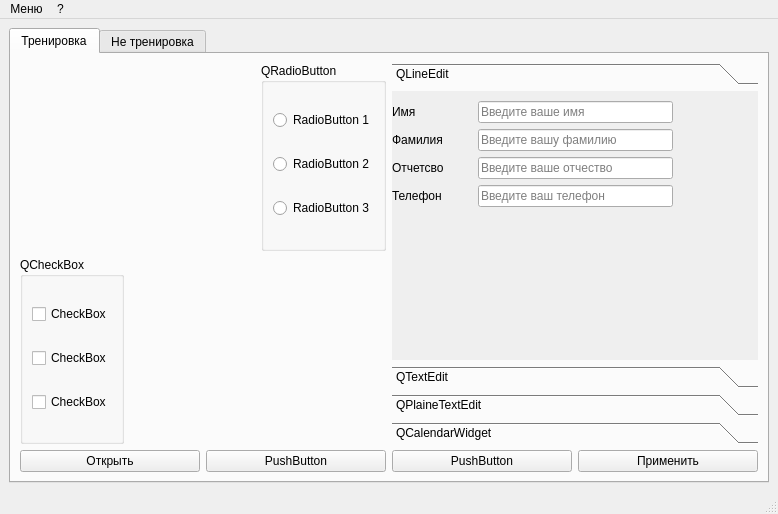
<?xml version="1.0" encoding="UTF-8"?>
<ui version="4.0">
 <class>MainWindow</class>
 <widget class="QMainWindow" name="MainWindow">
  <property name="geometry">
   <rect>
    <x>0</x>
    <y>0</y>
    <width>778</width>
    <height>514</height>
   </rect>
  </property>
  <property name="windowTitle">
   <string>MainWindow</string>
  </property>
  <widget class="QWidget" name="centralwidget">
   <layout class="QVBoxLayout" name="verticalLayout_7">
    <item>
     <widget class="QTabWidget" name="tabWidget">
      <property name="currentIndex">
       <number>0</number>
      </property>
      <widget class="QWidget" name="tab">
       <attribute name="title">
        <string>Тренировка</string>
       </attribute>
       <layout class="QVBoxLayout" name="verticalLayout_6">
        <item>
         <layout class="QVBoxLayout" name="verticalLayout_5">
          <item>
           <layout class="QHBoxLayout" name="horizontalLayout_8">
            <item>
             <layout class="QVBoxLayout" name="verticalLayout_4">
              <item>
               <layout class="QHBoxLayout" name="horizontalLayout">
                <item>
                 <spacer name="horizontalSpacer">
                  <property name="orientation">
                   <enum>Qt::Horizontal</enum>
                  </property>
                  <property name="sizeHint" stdset="0">
                   <size>
                    <width>78</width>
                    <height>20</height>
                   </size>
                  </property>
                 </spacer>
                </item>
                <item>
                 <widget class="QGroupBox" name="groupBox">
                  <property name="title">
                   <string>QRadioButton</string>
                  </property>
                  <layout class="QVBoxLayout" name="verticalLayout">
                   <item>
                    <widget class="QRadioButton" name="radioButton">
                     <property name="text">
                      <string>RadioButton 1</string>
                     </property>
                    </widget>
                   </item>
                   <item>
                    <widget class="QRadioButton" name="radioButton_2">
                     <property name="text">
                      <string>RadioButton 2</string>
                     </property>
                    </widget>
                   </item>
                   <item>
                    <widget class="QRadioButton" name="radioButton_3">
                     <property name="text">
                      <string>RadioButton 3</string>
                     </property>
                    </widget>
                   </item>
                  </layout>
                 </widget>
                </item>
               </layout>
              </item>
              <item>
               <layout class="QHBoxLayout" name="horizontalLayout_2">
                <item>
                 <widget class="QGroupBox" name="groupBox_2">
                  <property name="title">
                   <string>QCheckBox</string>
                  </property>
                  <layout class="QVBoxLayout" name="verticalLayout_2">
                   <item>
                    <widget class="QCheckBox" name="checkBox">
                     <property name="text">
                      <string>CheckBox</string>
                     </property>
                    </widget>
                   </item>
                   <item>
                    <widget class="QCheckBox" name="checkBox_2">
                     <property name="text">
                      <string>CheckBox</string>
                     </property>
                    </widget>
                   </item>
                   <item>
                    <widget class="QCheckBox" name="checkBox_3">
                     <property name="text">
                      <string>CheckBox</string>
                     </property>
                    </widget>
                   </item>
                  </layout>
                 </widget>
                </item>
                <item>
                 <spacer name="horizontalSpacer_2">
                  <property name="orientation">
                   <enum>Qt::Horizontal</enum>
                  </property>
                  <property name="sizeHint" stdset="0">
                   <size>
                    <width>40</width>
                    <height>20</height>
                   </size>
                  </property>
                 </spacer>
                </item>
               </layout>
              </item>
             </layout>
            </item>
            <item>
             <widget class="QToolBox" name="toolBox">
              <property name="currentIndex">
               <number>0</number>
              </property>
              <widget class="QWidget" name="page">
               <property name="geometry">
                <rect>
                 <x>0</x>
                 <y>0</y>
                 <width>363</width>
                 <height>250</height>
                </rect>
               </property>
               <attribute name="label">
                <string>QLineEdit</string>
               </attribute>
               <widget class="QWidget" name="">
                <property name="geometry">
                 <rect>
                  <x>0</x>
                  <y>10</y>
                  <width>281</width>
                  <height>221</height>
                 </rect>
                </property>
                <layout class="QVBoxLayout" name="verticalLayout_3">
                 <item>
                  <layout class="QHBoxLayout" name="horizontalLayout_4">
                   <item>
                    <widget class="QLabel" name="label">
                     <property name="minimumSize">
                      <size>
                       <width>80</width>
                       <height>0</height>
                      </size>
                     </property>
                     <property name="text">
                      <string>Имя</string>
                     </property>
                    </widget>
                   </item>
                   <item>
                    <widget class="QLineEdit" name="lineEdit_2">
                     <property name="echoMode">
                      <enum>QLineEdit::Normal</enum>
                     </property>
                     <property name="placeholderText">
                      <string>Введите ваше имя</string>
                     </property>
                    </widget>
                   </item>
                  </layout>
                 </item>
                 <item>
                  <layout class="QHBoxLayout" name="horizontalLayout_5">
                   <item>
                    <widget class="QLabel" name="label_2">
                     <property name="minimumSize">
                      <size>
                       <width>80</width>
                       <height>0</height>
                      </size>
                     </property>
                     <property name="text">
                      <string>Фамилия</string>
                     </property>
                    </widget>
                   </item>
                   <item>
                    <widget class="QLineEdit" name="lineEdit">
                     <property name="placeholderText">
                      <string>Введите вашу фамилию</string>
                     </property>
                    </widget>
                   </item>
                  </layout>
                 </item>
                 <item>
                  <layout class="QHBoxLayout" name="horizontalLayout_6">
                   <item>
                    <widget class="QLabel" name="label_3">
                     <property name="minimumSize">
                      <size>
                       <width>80</width>
                       <height>0</height>
                      </size>
                     </property>
                     <property name="text">
                      <string>Отчетсво</string>
                     </property>
                    </widget>
                   </item>
                   <item>
                    <widget class="QLineEdit" name="lineEdit_3">
                     <property name="placeholderText">
                      <string>Введите ваше отчество</string>
                     </property>
                    </widget>
                   </item>
                  </layout>
                 </item>
                 <item>
                  <layout class="QHBoxLayout" name="horizontalLayout_7">
                   <item>
                    <widget class="QLabel" name="label_4">
                     <property name="minimumSize">
                      <size>
                       <width>80</width>
                       <height>0</height>
                      </size>
                     </property>
                     <property name="text">
                      <string>Телефон</string>
                     </property>
                    </widget>
                   </item>
                   <item>
                    <widget class="QLineEdit" name="lineEdit_4">
                     <property name="placeholderText">
                      <string>Введите ваш телефон</string>
                     </property>
                    </widget>
                   </item>
                  </layout>
                 </item>
                 <item>
                  <spacer name="verticalSpacer">
                   <property name="orientation">
                    <enum>Qt::Vertical</enum>
                   </property>
                   <property name="sizeHint" stdset="0">
                    <size>
                     <width>20</width>
                     <height>40</height>
                    </size>
                   </property>
                  </spacer>
                 </item>
                </layout>
               </widget>
              </widget>
              <widget class="QWidget" name="page_3">
               <attribute name="label">
                <string>QTextEdit</string>
               </attribute>
               <widget class="QTextEdit" name="textEdit">
                <property name="geometry">
                 <rect>
                  <x>0</x>
                  <y>0</y>
                  <width>281</width>
                  <height>231</height>
                 </rect>
                </property>
                <property name="html">
                 <string>&lt;!DOCTYPE HTML PUBLIC &quot;-//W3C//DTD HTML 4.0//EN&quot; &quot;http://www.w3.org/TR/REC-html40/strict.dtd&quot;&gt;
&lt;html&gt;&lt;head&gt;&lt;meta name=&quot;qrichtext&quot; content=&quot;1&quot; /&gt;&lt;meta charset=&quot;utf-8&quot; /&gt;&lt;style type=&quot;text/css&quot;&gt;
p, li { white-space: pre-wrap; }
hr { height: 1px; border-width: 0; }
li.unchecked::marker { content: &quot;\2610&quot;; }
li.checked::marker { content: &quot;\2612&quot;; }
&lt;/style&gt;&lt;/head&gt;&lt;body style=&quot; font-family:'Segoe UI'; font-size:9pt; font-weight:400; font-style:normal;&quot;&gt;
&lt;p style=&quot; margin-top:0px; margin-bottom:0px; margin-left:0px; margin-right:0px; -qt-block-indent:0; text-indent:0px;&quot;&gt;&lt;span style=&quot; font-family:'MS Shell Dlg 2'; font-size:12pt; font-weight:600;&quot;&gt;Текст может быть полужирным&lt;/span&gt;&lt;span style=&quot; font-family:'MS Shell Dlg 2'; font-size:12pt;&quot;&gt;. &lt;/span&gt;&lt;/p&gt;
&lt;p style=&quot; margin-top:0px; margin-bottom:0px; margin-left:0px; margin-right:0px; -qt-block-indent:0; text-indent:0px;&quot;&gt;&lt;span style=&quot; font-family:'MS Shell Dlg 2'; font-size:12pt; font-style:italic;&quot;&gt;Текст может быть курсивом.&lt;/span&gt;&lt;span style=&quot; font-family:'MS Shell Dlg 2'; font-size:12pt;&quot;&gt;&lt;br /&gt;Текст можно &lt;/span&gt;&lt;span style=&quot; font-family:'MS Shell Dlg 2'; font-size:12pt; text-decoration: underline;&quot;&gt;подчеркнуть&lt;/span&gt;&lt;span style=&quot; font-family:'MS Shell Dlg 2'; font-size:12pt;&quot;&gt;. &lt;/span&gt;&lt;/p&gt;
&lt;p style=&quot; margin-top:0px; margin-bottom:0px; margin-left:0px; margin-right:0px; -qt-block-indent:0; text-indent:0px;&quot;&gt;&lt;span style=&quot; font-family:'MS Shell Dlg 2'; font-size:12pt;&quot;&gt;Текст может быть &lt;/span&gt;&lt;span style=&quot; font-family:'MS Shell Dlg 2'; font-size:12pt; vertical-align:super;&quot;&gt;надстрочным&lt;/span&gt;&lt;span style=&quot; font-family:'MS Shell Dlg 2'; font-size:12pt;&quot;&gt;. &lt;/span&gt;&lt;/p&gt;
&lt;p style=&quot; margin-top:0px; margin-bottom:0px; margin-left:0px; margin-right:0px; -qt-block-indent:0; text-indent:0px;&quot;&gt;&lt;span style=&quot; font-family:'MS Shell Dlg 2'; font-size:12pt;&quot;&gt;Текст может быть &lt;/span&gt;&lt;span style=&quot; font-family:'MS Shell Dlg 2'; font-size:12pt; vertical-align:sub;&quot;&gt;подстрочным&lt;/span&gt;&lt;span style=&quot; font-family:'MS Shell Dlg 2'; font-size:12pt;&quot;&gt;.&lt;/span&gt;&lt;/p&gt;&lt;/body&gt;&lt;/html&gt;</string>
                </property>
               </widget>
              </widget>
              <widget class="QWidget" name="page_4">
               <attribute name="label">
                <string>QPlaineTextEdit</string>
               </attribute>
               <widget class="QPlainTextEdit" name="plainTextEdit">
                <property name="geometry">
                 <rect>
                  <x>0</x>
                  <y>0</y>
                  <width>281</width>
                  <height>241</height>
                 </rect>
                </property>
                <property name="plainText">
                 <string>Lorem ipsum dolor sit amet, consectetur adipiscing elit. Vestibulum in semper nulla, sed feugiat turpis. Cras blandit suscipit pharetra. Aliquam vitae mollis magna. Curabitur a tortor nec risus venenatis vehicula. Proin a metus eu arcu tempus iaculis ut sed dui. Sed bibendum convallis tellus, eu viverra arcu pulvinar sit amet. Proin vitae lorem in tellus imperdiet rhoncus sed eget elit. Orci varius natoque penatibus et magnis dis parturient montes, nascetur ridiculus mus. Donec efficitur molestie elit ac facilisis. Morbi ac volutpat dui, ut scelerisque lectus. Nunc dapibus eros sem, vitae molestie augue bibendum eu. Ut neque diam, ornare eu ligula eget, sagittis faucibus augue. Mauris tristique volutpat porta. Nunc eget nulla in leo viverra mattis. Proin malesuada enim quis scelerisque finibus. Class aptent taciti sociosqu ad litora torquent per conubia nostra, per inceptos himenaeos.</string>
                </property>
               </widget>
              </widget>
              <widget class="QWidget" name="page_2">
               <property name="geometry">
                <rect>
                 <x>0</x>
                 <y>0</y>
                 <width>281</width>
                 <height>231</height>
                </rect>
               </property>
               <attribute name="label">
                <string>QCalendarWidget</string>
               </attribute>
               <widget class="QCalendarWidget" name="calendarWidget">
                <property name="geometry">
                 <rect>
                  <x>20</x>
                  <y>10</y>
                  <width>241</width>
                  <height>191</height>
                 </rect>
                </property>
               </widget>
              </widget>
             </widget>
            </item>
           </layout>
          </item>
          <item>
           <layout class="QHBoxLayout" name="horizontalLayout_3">
            <item>
             <widget class="QPushButton" name="pushButton">
              <property name="text">
               <string>Открыть</string>
              </property>
             </widget>
            </item>
            <item>
             <widget class="QPushButton" name="pushButton_2">
              <property name="text">
               <string>PushButton</string>
              </property>
             </widget>
            </item>
            <item>
             <widget class="QPushButton" name="pushButton_3">
              <property name="text">
               <string>PushButton</string>
              </property>
             </widget>
            </item>
            <item>
             <widget class="QPushButton" name="pushButton_4">
              <property name="text">
               <string>Применить</string>
              </property>
             </widget>
            </item>
           </layout>
          </item>
         </layout>
        </item>
       </layout>
      </widget>
      <widget class="QWidget" name="tab_2">
       <attribute name="title">
        <string>Не тренировка</string>
       </attribute>
      </widget>
     </widget>
    </item>
   </layout>
  </widget>
  <widget class="QMenuBar" name="menubar">
   <property name="geometry">
    <rect>
     <x>0</x>
     <y>0</y>
     <width>778</width>
     <height>22</height>
    </rect>
   </property>
   <widget class="QMenu" name="menu">
    <property name="title">
     <string>Меню</string>
    </property>
    <addaction name="action"/>
   </widget>
   <widget class="QMenu" name="menu_2">
    <property name="title">
     <string>?</string>
    </property>
    <addaction name="action_2"/>
    <addaction name="separator"/>
    <addaction name="action_Qt"/>
   </widget>
   <addaction name="menu"/>
   <addaction name="menu_2"/>
  </widget>
  <widget class="QStatusBar" name="statusbar"/>
  <action name="action">
   <property name="text">
    <string>Выход</string>
   </property>
  </action>
  <action name="action_2">
   <property name="text">
    <string>О программе</string>
   </property>
  </action>
  <action name="action_Qt">
   <property name="text">
    <string>О Qt</string>
   </property>
  </action>
 </widget>
 <resources/>
 <connections/>
</ui>
